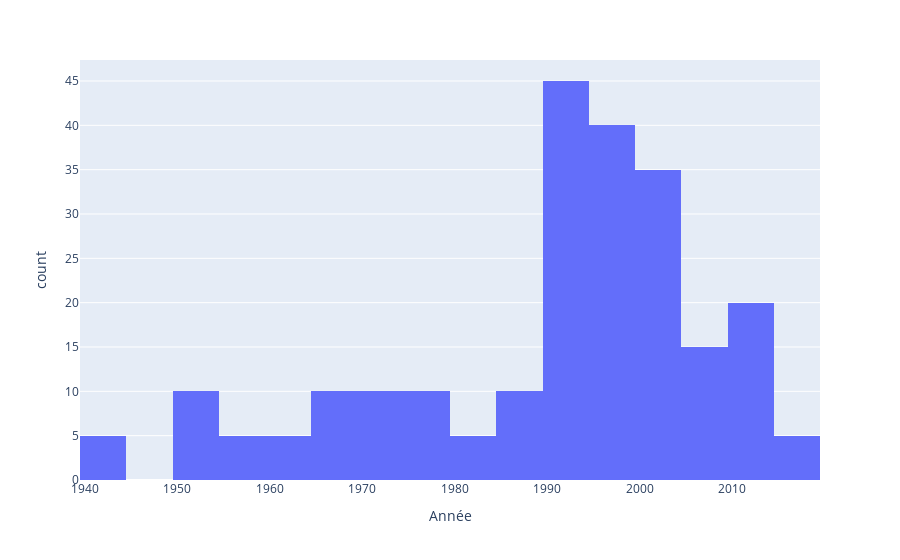

Notebook source saved alongside this figure:
### Markdown cell above
🎬 Années

### Code cell
fig = px.histogram(data_frame = df.sort_values(by='Année'), x='Année')
fig.update_layout()

### Figure 1 — Plotly figure (JSON) as saved in the notebook; plotly's stock layout.template omitted (floating-point values rounded to 4 significant figures; data arrays with more than 128 entries replaced by an {"elided": "..."} marker saying what was removed)
{"data": [{"alignmentgroup": "True", "bingroup": "x", "hovertemplate": "Année=%{x}<br>count=%{y}<extra></extra>", "legendgroup": "", "marker": {"color": "#636efa", "pattern": {"shape": ""}}, "name": "", "offsetgroup": "", "orientation": "v", "showlegend": false, "type": "histogram", "x": {"elided": "230 int values"}, "xaxis": "x", "yaxis": "y"}], "layout": {"barmode": "relative", "legend": {"tracegroupgap": 0}, "margin": {"t": 60}, "xaxis": {"anchor": "y", "domain": [0, 1], "title": {"text": "Année"}}, "yaxis": {"anchor": "x", "domain": [0, 1], "title": {"text": "count"}}}}
